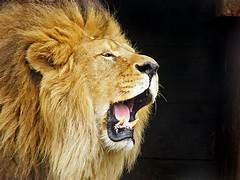
#> input picture Beginner  Level Tasks/Image to Sketch/th.jpeg, 240 x 180 px
$ jupyter execute Imagetopencilsketch.ipynb   (shell and % lines are left out)
#> lines starting #> are read from the running program, lines starting #| are printed output that depends on the picture
1. Convert RGB color image to grayscale
2. Invert the grayscale image to a negative
3. Apply Gaussian blur to the negative
4. Blend the gray scale image from 1 with the blurred negative using color dodge

[cell 1]
from google.colab.patches import cv2_imshow
import cv2
print(cv2.__version__)

[cell 2]
#load the image
image = cv2.imread("th.jpeg")
#> image is the input picture: shape (180, 240, 3); mean B, G, R 52.1, 82.5, 101.9
cv2_imshow(image)

[cell 3]
#converting to gray scale
img_gray = cv2.cvtColor(image,cv2.COLOR_BGR2GRAY)
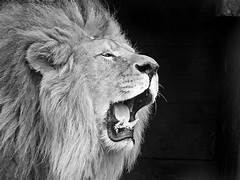
#> img_gray: shape (180, 240); min 0, max 255, mean 84.8
cv2_imshow(img_gray)

[cell 4]
#Invert the grayscale image to a negative
img_invert = cv2.bitwise_not(img_gray)
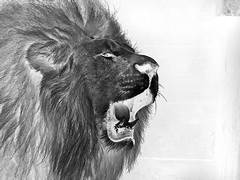
#> img_invert: shape (180, 240); min 0, max 255, mean 170.2
cv2_imshow(img_invert)

[cell 5]
#Apply Gaussian blur to the negative
img_blur = cv2.GaussianBlur(img_invert,(21,21),sigmaX = 0,sigmaY=0)
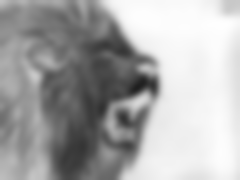
#> img_blur: shape (180, 240); min 31, max 254, mean 170.2
cv2_imshow(img_blur)

[cell 6]
#Blend the gray scale image from 1 with the blurred negative using color dodge
def dodgeV2(x,y):
    return cv2.divide(x,255-y,scale = 256)
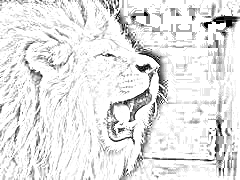
#> returned value: shape (180, 240); min 0, max 255, mean 229.8
